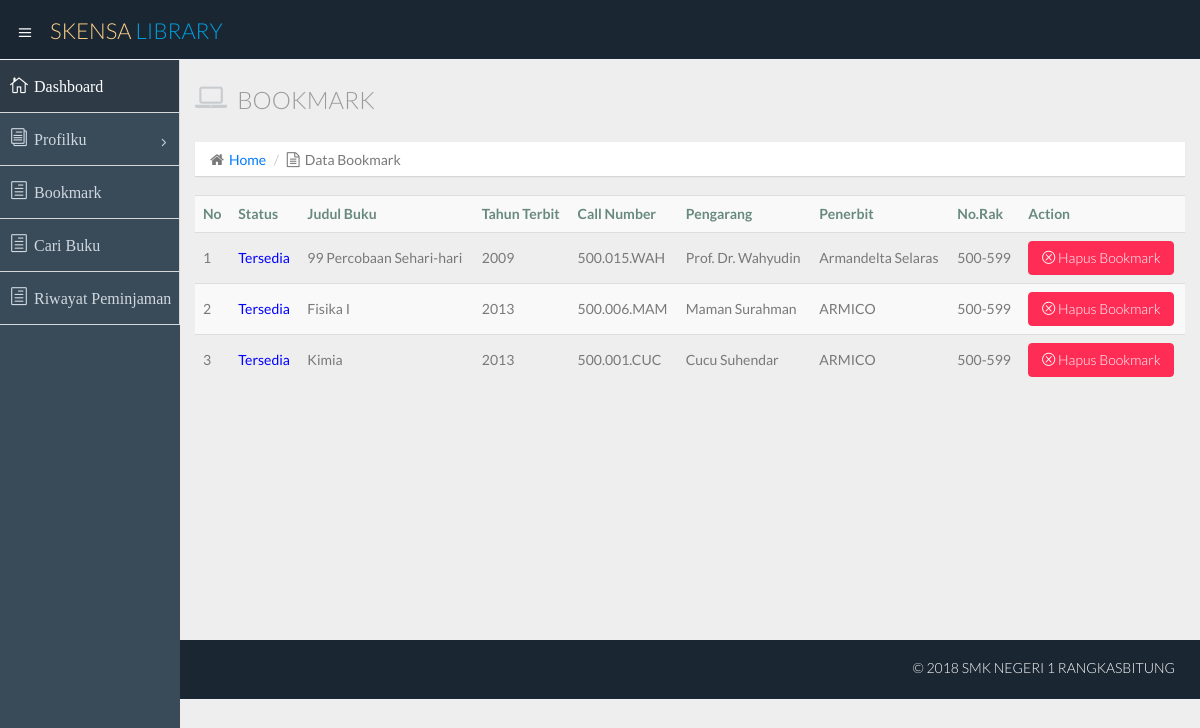
Screenshot of /member.php?id=bookmark (signed in) with the database file from the repository.
### tables this page shows
CREATE TABLE `bookmark` (
  `id_bookmark` int(4) NOT NULL,
  `id_anggota` varchar(18) DEFAULT NULL,
  `id_buku` varchar(10) DEFAULT NULL,
  `penanda` enum('ya','tidak') NOT NULL
);

CREATE TABLE `buku` (
  `id_buku` varchar(10) NOT NULL,
  `tanggal_input` date NOT NULL,
  `judul_buku` varchar(60) NOT NULL,
  `id_pengarang` varchar(8) DEFAULT NULL,
  `id_penerbit` varchar(8) DEFAULT NULL,
  `id_sumber` varchar(8) DEFAULT NULL,
  `id_golongan` varchar(3) DEFAULT NULL,
  `tahun` varchar(4) NOT NULL,
  `jumlah` int(4) NOT NULL,
  `call_number` varchar(15) DEFAULT NULL,
  `foto` varchar(200) DEFAULT NULL
);

CREATE TABLE `pengarang` (
  `id_pengarang` varchar(10) NOT NULL,
  `nama_pengarang` varchar(70) NOT NULL
);

CREATE TABLE `penerbit` (
  `id_penerbit` varchar(8) NOT NULL,
  `nama_penerbit` varchar(50) NOT NULL
);

CREATE TABLE `golongan` (
  `id_golongan` varchar(4) NOT NULL,
  `nama_golongan` varchar(40) NOT NULL,
  `no_rak` varchar(10) NOT NULL
);

### member.php (called while the page is built, shortened)
<?php
  if   (!isset($_SESSION ['id_user'])) { header('Location:index.php?id=login'); }
  else { $id_user = $_SESSION['id_user']; }
  include "./layout/headermember.php";
  include "./layout/sidebarmember.php";
  include "route.php";
  include "./layout/footer.php";
?>

### member/bookmark.php (the view)
<section id="main-content">
  <section class="wrapper">
    <div class="row">
      <div class="col-lg-12">
        <h3 class="page-header"><i class="fa fa-laptop"></i> Bookmark</h3>
        <ul class="breadcrumb">
          <li><i class="fa fa-home"></i><a href="member.php">Home</a></li>
          <li><i class="fa fa-file-text-o"></i>Data Bookmark</li>
        </ul>
      </div>
    </div>
    <?php
        $query1 = mysqli_query($koneksi, "SELECT id_anggota from anggota WHERE id_user='$id_user'");
        $ambil1 = mysqli_fetch_array($query1);
        $id_anggota = $ambil1[0];
        $perintah = "SELECT buku.judul_buku, buku.tahun, buku.call_number, pengarang.nama_pengarang, penerbit.nama_penerbit, buku.jumlah, golongan.no_rak, bookmark.id_bookmark FROM bookmark JOIN buku on (bookmark.id_buku=buku.id_buku) JOIN pengarang on (buku.id_pengarang=pengarang.id_pengarang) JOIN penerbit on (buku.id_penerbit=penerbit.id_penerbit) JOIN golongan on (buku.id_golongan=golongan.id_golongan) WHERE bookmark.id_anggota='$id_anggota'";
        $result = mysqli_query($koneksi, $perintah);
        $total = mysqli_num_rows($result);
        if($total == 0){
          echo "Tidak ada data bookmark";
        }
        else { ?>
          <div class="row">
            <div class="col-lg-12">
              <table class="table table-striped table-advance table-hover">
                <tbody>
                  <tr>
                    <th>No</th>
                    <th>Status</th>
                    <th>Judul Buku</th>
                    <th>Tahun Terbit</th>
                    <th>Call Number</th>
                    <th>Pengarang</th>
                    <th>Penerbit</th>
                    <th>No.Rak</th>
                    <th>Action</th>
                  </tr> <?php
                  $no=1;
                  while($data = mysqli_fetch_array($result)){ ?>
                    <tr> <?php
                      if($data[5]==0){
                        $status="Masih Dipinjam"; }
                      else { $status="Tersedia"; }
                      echo "<td>$no</td>";
                      if($data[5]==0){
                        echo "<td><font color='red'>$status</font></td>";
                      }
                      else{
                        echo "<td><font color='blue'>$status</font></td>";
                      }
                      echo "<td>$data[0]</td>";
                      echo "<td>$data[1]</td>";
                      echo "<td>$data[2]</td>";
                      echo "<td>$data[3]</td>";
                      echo "<td>$data[4]</td>";
                      echo "<td>$data[6]</td>"; ?>
                      <td><a class="btn btn-danger" href="member.php?id=deletebookmark&bookmarkID=<?php echo $data[7]; ?>"><i class="icon_close_alt2"></i> Hapus Bookmark</a></td> <?php
                      $no++;
                     ?>
                   </tr> <?php
                 } ?>
               </tbody>
             </table>
           </div>
         </div>
         <?php
       }
?>
</section>
<br><br><br><br><br><br><br><br><br><br><br><br>
<?php include "./layout/footer.php"; ?>

### rows the page displays
bookmark: id_buku.jumlah "Tersedia", id_buku.judul_buku "99 Percobaan Sehari-hari", id_buku.tahun "2009", id_buku.call_number "500.015.WAH", pengarang.nama_pengarang "Prof. Dr. Wahyudin", penerbit.nama_penerbit "Armandelta Selaras", golongan.no_rak "500-599"
bookmark: id_buku.jumlah "Tersedia", id_buku.judul_buku "Fisika I", id_buku.tahun "2013", id_buku.call_number "500.006.MAM", pengarang.nama_pengarang "Maman Surahman", penerbit.nama_penerbit "ARMICO", golongan.no_rak "500-599"
bookmark: id_buku.jumlah "Tersedia", id_buku.judul_buku "Kimia", id_buku.tahun "2013", id_buku.call_number "500.001.CUC", pengarang.nama_pengarang "Cucu Suhendar", penerbit.nama_penerbit "ARMICO", golongan.no_rak "500-599"
